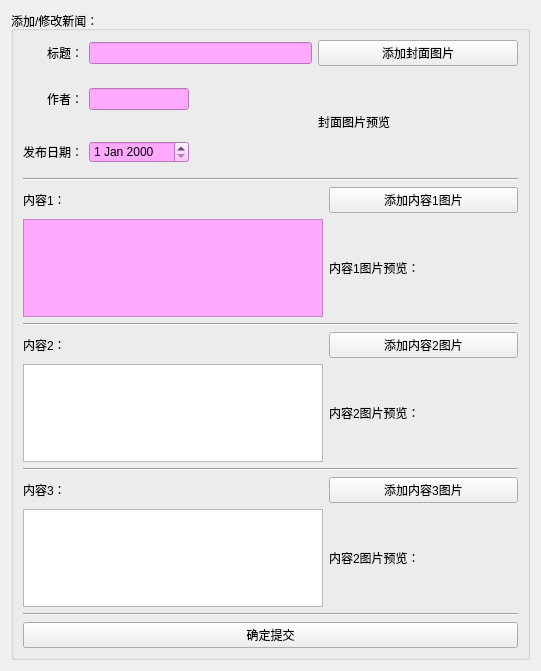
<?xml version="1.0" encoding="UTF-8"?>
<ui version="4.0">
 <class>Form</class>
 <widget class="QWidget" name="Form">
  <property name="geometry">
   <rect>
    <x>0</x>
    <y>0</y>
    <width>541</width>
    <height>671</height>
   </rect>
  </property>
  <property name="windowTitle">
   <string>添加/修改新闻</string>
  </property>
  <layout class="QVBoxLayout" name="verticalLayout">
   <item>
    <widget class="QGroupBox" name="groupBox">
     <property name="title">
      <string>添加/修改新闻：</string>
     </property>
     <layout class="QVBoxLayout" name="verticalLayout_2">
      <item>
       <layout class="QGridLayout" name="gridLayout">
        <item row="2" column="2" rowspan="2">
         <widget class="QLabel" name="pixlabel">
          <property name="minimumSize">
           <size>
            <width>200</width>
            <height>100</height>
           </size>
          </property>
          <property name="maximumSize">
           <size>
            <width>200</width>
            <height>200</height>
           </size>
          </property>
          <property name="text">
           <string>封面图片预览</string>
          </property>
         </widget>
        </item>
        <item row="2" column="1">
         <widget class="QLineEdit" name="author">
          <property name="maximumSize">
           <size>
            <width>100</width>
            <height>16777215</height>
           </size>
          </property>
          <property name="styleSheet">
           <string notr="true">background-color: rgb(255, 170, 255);</string>
          </property>
          <property name="maxLength">
           <number>200</number>
          </property>
         </widget>
        </item>
        <item row="3" column="1">
         <widget class="QDateEdit" name="dateEdit">
          <property name="maximumSize">
           <size>
            <width>100</width>
            <height>16777215</height>
           </size>
          </property>
          <property name="styleSheet">
           <string notr="true">background-color: rgb(255, 170, 255);</string>
          </property>
         </widget>
        </item>
        <item row="1" column="2">
         <widget class="QPushButton" name="pushButton">
          <property name="maximumSize">
           <size>
            <width>200</width>
            <height>16777215</height>
           </size>
          </property>
          <property name="text">
           <string>添加封面图片</string>
          </property>
         </widget>
        </item>
        <item row="2" column="0">
         <widget class="QLabel" name="label_6">
          <property name="layoutDirection">
           <enum>Qt::LeftToRight</enum>
          </property>
          <property name="text">
           <string>作者：</string>
          </property>
          <property name="alignment">
           <set>Qt::AlignRight|Qt::AlignTrailing|Qt::AlignVCenter</set>
          </property>
         </widget>
        </item>
        <item row="3" column="0">
         <widget class="QLabel" name="label_8">
          <property name="text">
           <string>发布日期：</string>
          </property>
          <property name="alignment">
           <set>Qt::AlignRight|Qt::AlignTrailing|Qt::AlignVCenter</set>
          </property>
         </widget>
        </item>
        <item row="1" column="1">
         <widget class="QLineEdit" name="title">
          <property name="maximumSize">
           <size>
            <width>280</width>
            <height>16777215</height>
           </size>
          </property>
          <property name="styleSheet">
           <string notr="true">background-color: rgb(255, 170, 255);</string>
          </property>
          <property name="maxLength">
           <number>200</number>
          </property>
         </widget>
        </item>
        <item row="1" column="0">
         <widget class="QLabel" name="label_5">
          <property name="sizePolicy">
           <sizepolicy hsizetype="Preferred" vsizetype="Minimum">
            <horstretch>0</horstretch>
            <verstretch>0</verstretch>
           </sizepolicy>
          </property>
          <property name="maximumSize">
           <size>
            <width>16777215</width>
            <height>16777215</height>
           </size>
          </property>
          <property name="text">
           <string>标题：</string>
          </property>
          <property name="alignment">
           <set>Qt::AlignRight|Qt::AlignTrailing|Qt::AlignVCenter</set>
          </property>
         </widget>
        </item>
       </layout>
      </item>
      <item>
       <widget class="Line" name="line">
        <property name="orientation">
         <enum>Qt::Horizontal</enum>
        </property>
       </widget>
      </item>
      <item>
       <layout class="QGridLayout" name="gridLayout_2">
        <item row="1" column="1">
         <widget class="QLabel" name="cl1">
          <property name="text">
           <string>内容1图片预览：</string>
          </property>
         </widget>
        </item>
        <item row="0" column="0">
         <widget class="QLabel" name="label_9">
          <property name="text">
           <string>内容1：</string>
          </property>
         </widget>
        </item>
        <item row="0" column="1">
         <widget class="QPushButton" name="cb1">
          <property name="text">
           <string>添加内容1图片</string>
          </property>
         </widget>
        </item>
        <item row="1" column="0">
         <widget class="QTextEdit" name="ct1">
          <property name="maximumSize">
           <size>
            <width>300</width>
            <height>16777215</height>
           </size>
          </property>
          <property name="styleSheet">
           <string notr="true">background-color: rgb(255, 170, 255);</string>
          </property>
         </widget>
        </item>
       </layout>
      </item>
      <item>
       <widget class="Line" name="line_2">
        <property name="orientation">
         <enum>Qt::Horizontal</enum>
        </property>
       </widget>
      </item>
      <item>
       <layout class="QGridLayout" name="gridLayout_3">
        <item row="0" column="0">
         <widget class="QLabel" name="label_11">
          <property name="text">
           <string>内容2：</string>
          </property>
         </widget>
        </item>
        <item row="1" column="0" rowspan="3">
         <widget class="QTextEdit" name="ct2">
          <property name="maximumSize">
           <size>
            <width>300</width>
            <height>16777215</height>
           </size>
          </property>
         </widget>
        </item>
        <item row="0" column="1">
         <widget class="QPushButton" name="cb2">
          <property name="text">
           <string>添加内容2图片</string>
          </property>
         </widget>
        </item>
        <item row="1" column="1" rowspan="3">
         <widget class="QLabel" name="cl2">
          <property name="text">
           <string>内容2图片预览：</string>
          </property>
         </widget>
        </item>
       </layout>
      </item>
      <item>
       <widget class="Line" name="line_3">
        <property name="orientation">
         <enum>Qt::Horizontal</enum>
        </property>
       </widget>
      </item>
      <item>
       <layout class="QGridLayout" name="gridLayout_4">
        <item row="1" column="0" rowspan="3">
         <widget class="QTextEdit" name="ct3">
          <property name="maximumSize">
           <size>
            <width>300</width>
            <height>16777215</height>
           </size>
          </property>
         </widget>
        </item>
        <item row="0" column="0">
         <widget class="QLabel" name="label_15">
          <property name="text">
           <string>内容3：</string>
          </property>
         </widget>
        </item>
        <item row="0" column="1">
         <widget class="QPushButton" name="cb3">
          <property name="text">
           <string>添加内容3图片</string>
          </property>
         </widget>
        </item>
        <item row="1" column="1" rowspan="3">
         <widget class="QLabel" name="cl3">
          <property name="text">
           <string>内容2图片预览：</string>
          </property>
         </widget>
        </item>
       </layout>
      </item>
      <item>
       <widget class="Line" name="line_4">
        <property name="orientation">
         <enum>Qt::Horizontal</enum>
        </property>
       </widget>
      </item>
      <item>
       <widget class="QPushButton" name="subbt">
        <property name="text">
         <string>确定提交</string>
        </property>
       </widget>
      </item>
     </layout>
    </widget>
   </item>
  </layout>
 </widget>
 <tabstops>
  <tabstop>title</tabstop>
  <tabstop>author</tabstop>
  <tabstop>dateEdit</tabstop>
  <tabstop>pushButton</tabstop>
  <tabstop>ct1</tabstop>
  <tabstop>cb1</tabstop>
  <tabstop>ct2</tabstop>
  <tabstop>cb2</tabstop>
  <tabstop>ct3</tabstop>
  <tabstop>cb3</tabstop>
  <tabstop>subbt</tabstop>
 </tabstops>
 <resources/>
 <connections/>
</ui>
